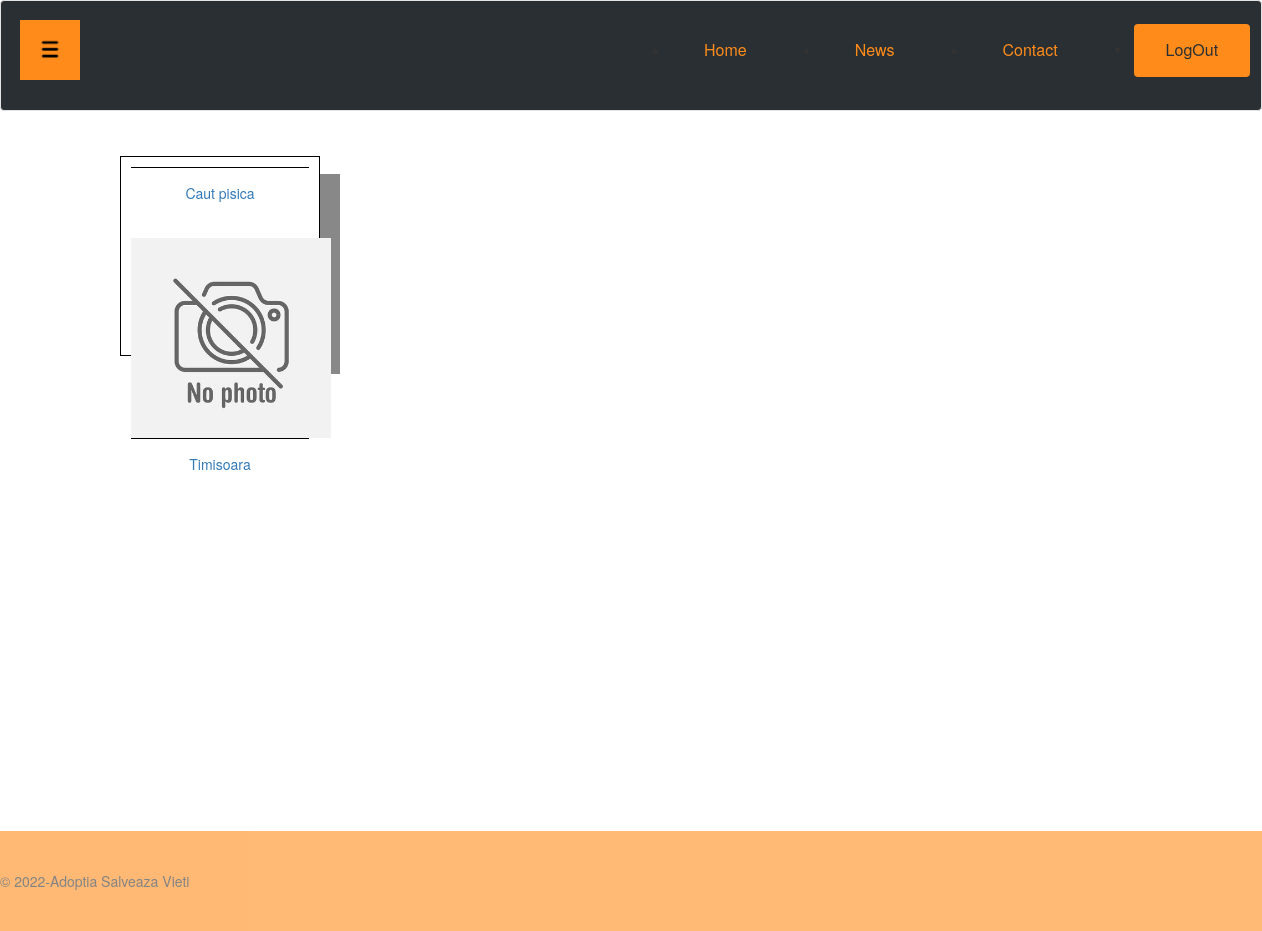
The app's page /php/vizualizareAnunturiProprii.php (signed in) with its own data.
### tables this page shows
CREATE TABLE `anunturi` (
  `id_anunt` varchar(255) NOT NULL,
  `id_utilizator` varchar(255) NOT NULL,
  `titlu` varchar(255) NOT NULL,
  `descriere` varchar(255) NOT NULL,
  `imagine_ref` varchar(255) NOT NULL,
  `tip_anunt` varchar(255) NOT NULL,
  `locatie` varchar(255) NOT NULL
);

### php/vizualizareAnunturiProprii.php (the view, shortened to what this page needs)
<?php
if(!isset($_SESSION['id_administrator'])) {
    include("../include/inHeaderUser.php");
}
else{
    include("../include/inHeaderAdmin.php");
    $session_id = $_SESSION["id_administrator"];
    $author = "admin";
}
echo "<link rel='stylesheet' type='text/css' href='../css/admin.css'>";
global $conn;
if(isset($_SESSION['id_utilizator'])){
    $check_anunturi = $conn->prepare("select * from anunturi where id_utilizator=?");
    $check_anunturi->execute(array($_SESSION['id_utilizator']));
    echo "<div class=content>";
        while($anunt = $check_anunturi->fetch())
        {
            echo "<div class='gallery'>
                <a href='stergeAnunt.php?id_anunt=" . $anunt["id_anunt"] . "'>
                <div class='desc'> " . $anunt["titlu"] . " </div><br>
                    <img src='" . $anunt["imagine_ref"] . "' style='width=100%;'><br>
                <div class='desc'> " . $anunt["locatie"] . " </div></div></a>";
        }
        echo "</div>";
}
include("../include/footer.php");
?>

### css/admin.css (style rules this page uses)
* { box-sizing: border-box; }
html,body { height: 100%; margin: 0; }
body { background-color:white; }
body.logged { overflow-x: hidden; -webkit-background-size: cover; -moz-background-size: cover; -o-background-size: cover; background-size: cover; }
div.gallery { margin: 5px; float: left; height: 200px; width: 200px; padding: 10px; box-shadow: 20px 18px #888888; }
div.gallery img { width: 200px; height: 200px; align-items: center; }
div.desc { padding: 15px; text-align: center; border-top: 1px solid black; background-color: white; }
.content { min-height: 100%; margin-bottom: -100px; padding: 20px; }
div.gallery { margin: 5px; border: 1px solid black; margin-left: 100px; width: 200px; position: center; }
div.gallery img { object-fit: cover; }
div.desc { padding: 15px; text-align: center; }

### records on screen
anunturi: titlu "Caut pisica", imagine_ref (placeholder picture), locatie "Timisoara"
